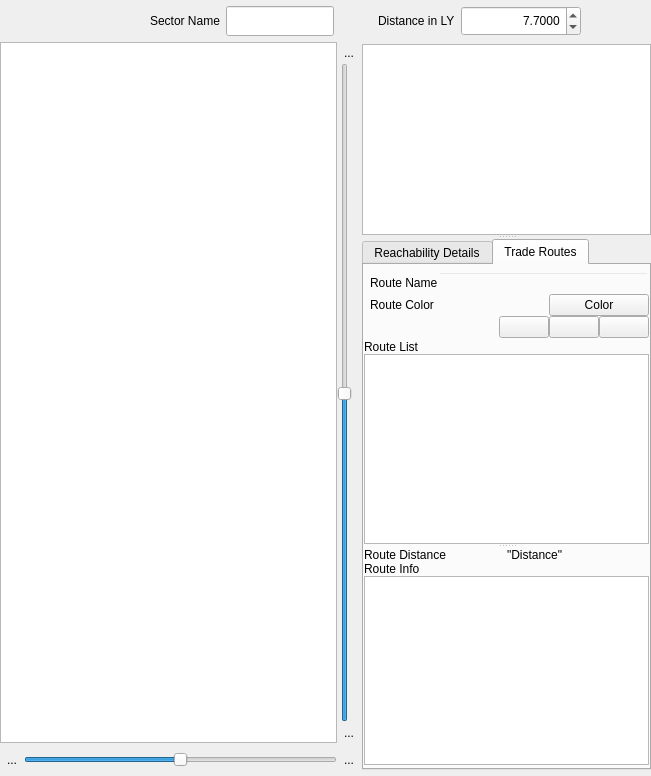
  <widget class="QWidget" name="centralwidget">
   <layout class="QVBoxLayout" name="verticalLayout_8">
    <property name="leftMargin">
     <number>0</number>
    </property>
    <property name="topMargin">
     <number>6</number>
    </property>
    <property name="rightMargin">
     <number>0</number>
    </property>
    <property name="bottomMargin">
     <number>6</number>
    </property>
    <item>
     <layout class="QHBoxLayout" name="horizontalLayout_9">
      <property name="rightMargin">
       <number>12</number>
      </property>
      <item>
       <layout class="QHBoxLayout" name="horizontalLayout_4">
        <property name="spacing">
         <number>0</number>
        </property>
        <property name="leftMargin">
         <number>12</number>
        </property>
        <property name="rightMargin">
         <number>12</number>
        </property>
        <item>
         <widget class="QPushButton" name="btn_Star_Sector_View">
          <property name="text">
           <string/>
          </property>
          <property name="icon">
           <iconset resource="Resources.qrc">
            <normaloff>:/Icons/pics/newicons/mappa_tot_64.png</normaloff>:/Icons/pics/newicons/mappa_tot_64.png</iconset>
          </property>
          <property name="iconSize">
           <size>
            <width>24</width>
            <height>24</height>
           </size>
          </property>
          <property name="flat">
           <bool>true</bool>
          </property>
         </widget>
        </item>
        <item>
         <widget class="QPushButton" name="btn_Solar_System_View">
          <property name="text">
           <string/>
          </property>
          <property name="icon">
           <iconset>
            <normalon>:/Icons/pics/newicons/64.png</normalon>
           </iconset>
          </property>
          <property name="iconSize">
           <size>
            <width>24</width>
            <height>24</height>
           </size>
          </property>
          <property name="flat">
           <bool>true</bool>
          </property>
         </widget>
        </item>
        <item>
         <widget class="QPushButton" name="btn_Diaspora_Cluster_View">
          <property name="text">
           <string/>
          </property>
          <property name="icon">
           <iconset>
            <normalon>:/Icons/pics/newicons/diaspora64.png</normalon>
           </iconset>
          </property>
          <property name="iconSize">
           <size>
            <width>24</width>
            <height>24</height>
           </size>
          </property>
          <property name="flat">
           <bool>true</bool>
          </property>
         </widget>
        </item>
       </layout>
      </item>
      <item>
       <layout class="QHBoxLayout" name="layoutInfoSector">
        <property name="rightMargin">
         <number>12</number>
        </property>
        <item>
         <widget class="QLabel" name="lblSectorName">
          <property name="text">
           <string>Sector Name</string>
          </property>
          <property name="margin">
           <number>0</number>
          </property>
         </widget>
        </item>
        <item>
         <widget class="QLineEdit" name="txtSectorName">
          <property name="minimumSize">
           <size>
            <width>0</width>
            <height>30</height>
           </size>
          </property>
          <property name="maximumSize">
           <size>
            <width>300</width>
            <height>16777215</height>
           </size>
          </property>
         </widget>
        </item>
        <item>
         <spacer name="horizontalSpacer">
          <property name="orientation">
           <enum>Qt::Horizontal</enum>
          </property>
          <property name="sizeHint" stdset="0">
           <size>
            <width>38</width>
            <height>27</height>
           </size>
          </property>
         </spacer>
        </item>
        <item>
         <widget class="QLabel" name="lblSpinDistance">
          <property name="enabled">
           <bool>true</bool>
          </property>
          <property name="styleSheet">
           <string notr="true">background-color: transparent;</string>
          </property>
          <property name="text">
           <string>Distance in LY</string>
          </property>
          <property name="alignment">
           <set>Qt::AlignLeading|Qt::AlignLeft|Qt::AlignVCenter</set>
          </property>
          <property name="indent">
           <number>0</number>
          </property>
         </widget>
        </item>
        <item>
         <widget class="QDoubleSpinBox" name="spinDistance">
          <property name="minimumSize">
           <size>
            <width>120</width>
            <height>30</height>
           </size>
          </property>
          <property name="toolTip">
           <string>Set jump distance.
Double click on a star below to recalculate a new jumpweb centered on the selected star using the distance as the maximum jump limit</string>
          </property>
          <property name="styleSheet">
           <string notr="true"/>
          </property>
          <property name="frame">
           <bool>true</bool>
          </property>
          <property name="alignment">
           <set>Qt::AlignRight|Qt::AlignTrailing|Qt::AlignVCenter</set>
          </property>
          <property name="decimals">
           <number>4</number>
          </property>
          <property name="minimum">
           <double>0.005000000000000</double>
          </property>
          <property name="maximum">
           <double>20.000000000000000</double>
          </property>
          <property name="singleStep">
           <double>0.250000000000000</double>
          </property>
          <property name="value">
           <double>7.700000000000000</double>
          </property>
         </widget>
        </item>
       </layout>
      </item>
      <item>
       <widget class="QPushButton" name="btnContextualMenu">
        <property name="text">
         <string/>
        </property>
        <property name="icon">
         <iconset resource="Resources.qrc">
          <normaloff>:/Elementary/pics/Elementary/document-properties.svg</normaloff>:/Elementary/pics/Elementary/document-properties.svg</iconset>
        </property>
        <property name="iconSize">
         <size>
          <width>24</width>
          <height>24</height>
         </size>
        </property>
        <property name="flat">
         <bool>true</bool>
        </property>
       </widget>
      </item>
     </layout>
    </item>
    <item>
     <widget class="QSplitter" name="splitter_3">
      <property name="orientation">
       <enum>Qt::Horizontal</enum>
      </property>
      <property name="handleWidth">
       <number>1</number>
      </property>
      <widget class="QStackedWidget" name="stackedWidget">
       <property name="currentIndex">
        <number>0</number>
       </property>
       <widget class="QWidget" name="page">
        <layout class="QVBoxLayout" name="verticalLayout">
         <property name="leftMargin">
          <number>0</number>
         </property>
         <property name="topMargin">
          <number>0</number>
         </property>
         <property name="rightMargin">
          <number>0</number>
         </property>
         <property name="bottomMargin">
          <number>0</number>
         </property>
         <item>
          <layout class="QVBoxLayout" name="verticalLayout_5">
           <property name="spacing">
            <number>6</number>
           </property>
           <item>
            <layout class="QHBoxLayout" name="horizontalLayout_6" stretch="">
             <property name="spacing">
              <number>6</number>
             </property>
            </layout>
           </item>
           <item>
            <layout class="QHBoxLayout" name="horizontalLayout_3">
             <property name="spacing">
              <number>0</number>
             </property>
             <item>
              <widget class="QGraphicsView" name="graphicsView">
               <property name="minimumSize">
                <size>
                 <width>300</width>
                 <height>0</height>
                </size>
               </property>
               <property name="toolTip">
                <string>Star map</string>
               </property>
               <property name="styleSheet">
                <string notr="true"/>
               </property>
               <property name="backgroundBrush">
                <brush brushstyle="SolidPattern">
                 <color alpha="255">
                  <red>211</red>
                  <green>234</green>
                  <blue>231</blue>
                 </color>
                </brush>
               </property>
              </widget>
             </item>
             <item>
              <layout class="QVBoxLayout" name="verticalLayout_4">
               <property name="spacing">
                <number>0</number>
               </property>
               <item>
                <widget class="QToolButton" name="btnZoomUp">
                 <property name="toolTip">
                  <string>Zoom in</string>
                 </property>
                 <property name="text">
                  <string>...</string>
                 </property>
                 <property name="icon">
                  <iconset resource="Resources.qrc">
                   <normaloff>:/new/Bitmaps/pics/zoomin.png</normaloff>:/new/Bitmaps/pics/zoomin.png</iconset>
                 </property>
                 <property name="autoRaise">
                  <bool>true</bool>
                 </property>
                </widget>
               </item>
               <item>
                <widget class="QSlider" name="sliderZoom">
                 <property name="toolTip">
                  <string>Zoom slider</string>
                 </property>
                 <property name="minimum">
                  <number>1</number>
                 </property>
                 <property name="maximum">
                  <number>500</number>
                 </property>
                 <property name="value">
                  <number>250</number>
                 </property>
                 <property name="orientation">
                  <enum>Qt::Vertical</enum>
                 </property>
                </widget>
               </item>
               <item>
                <widget class="QToolButton" name="btnZoomDown">
                 <property name="toolTip">
                  <string>Zoom out</string>
                 </property>
                 <property name="text">
                  <string>...</string>
                 </property>
                 <property name="icon">
                  <iconset resource="Resources.qrc">
                   <normaloff>:/new/Bitmaps/pics/zoomout.png</normaloff>:/new/Bitmaps/pics/zoomout.png</iconset>
                 </property>
                 <property name="autoRaise">
                  <bool>true</bool>
                 </property>
                </widget>
               </item>
              </layout>
             </item>
            </layout>
           </item>
           <item>
            <layout class="QHBoxLayout" name="horizontalLayout_2">
             <property name="spacing">
              <number>0</number>
             </property>
             <item>
              <widget class="QToolButton" name="btnRotateLeft">
               <property name="toolTip">
                <string>Rotate left</string>
               </property>
               <property name="text">
                <string>...</string>
               </property>
               <property name="icon">
                <iconset resource="Resources.qrc">
                 <normaloff>:/new/Bitmaps/pics/rotateleft.png</normaloff>:/new/Bitmaps/pics/rotateleft.png</iconset>
               </property>
               <property name="autoRaise">
                <bool>true</bool>
               </property>
              </widget>
             </item>
             <item>
              <widget class="QSlider" name="sliderRotate">
               <property name="toolTip">
                <string>Rotate map using this slider</string>
               </property>
               <property name="minimum">
                <number>-360</number>
               </property>
               <property name="maximum">
                <number>360</number>
               </property>
               <property name="orientation">
                <enum>Qt::Horizontal</enum>
               </property>
              </widget>
             </item>
             <item>
              <widget class="QToolButton" name="btnRotateRight">
               <property name="toolTip">
                <string>Rotate right</string>
               </property>
               <property name="text">
                <string>...</string>
               </property>
               <property name="icon">
                <iconset resource="Resources.qrc">
                 <normaloff>:/new/Bitmaps/pics/rotateright.png</normaloff>:/new/Bitmaps/pics/rotateright.png</iconset>
               </property>
               <property name="autoRaise">
                <bool>true</bool>
               </property>
              </widget>
             </item>
            </layout>
           </item>
          </layout>
         </item>
        </layout>
       </widget>
       <widget class="QWidget" name="page_2">
        <layout class="QVBoxLayout" name="verticalLayout_7" stretch="1">
         <property name="leftMargin">
          <number>1</number>
         </property>
         <property name="topMargin">
          <number>1</number>
         </property>
         <property name="rightMargin">
          <number>1</number>
         </property>
         <property name="bottomMargin">
          <number>0</number>
         </property>
         <item>
          <widget class="SolarSystemViewWidget" name="solsysView" native="true"/>
         </item>
        </layout>
       </widget>
       <widget class="QWidget" name="page_3">
        <layout class="QHBoxLayout" name="horizontalLayout_8">
         <property name="leftMargin">
          <number>0</number>
         </property>
         <property name="topMargin">
          <number>0</number>
         </property>
         <property name="rightMargin">
          <number>0</number>
         </property>
         <property name="bottomMargin">
          <number>0</number>
         </property>
         <item>
          <widget class="DiasporaClusterDialog" name="clusterCreator" native="true">
           <property name="styleSheet">
            <string notr="true">background-color: transparent;</string>
           </property>
          </widget>
         </item>
        </layout>
       </widget>
      </widget>
      <widget class="QSplitter" name="splitterStarInfo">
       <property name="sizePolicy">
        <sizepolicy hsizetype="Expanding" vsizetype="Expanding">
         <horstretch>0</horstretch>
         <verstretch>0</verstretch>
        </sizepolicy>
       </property>
       <property name="maximumSize">
        <size>
         <width>600</width>
         <height>16777215</height>
        </size>
       </property>
       <property name="orientation">
        <enum>Qt::Vertical</enum>
       </property>
       <widget class="QWidget" name="layoutWidget">
        <layout class="QVBoxLayout" name="verticalLayout_3">
         <property name="spacing">
          <number>6</number>
         </property>
         <item>
          <layout class="QHBoxLayout" name="horizontalLayout">
           <property name="spacing">
            <number>6</number>
           </property>
           <property name="leftMargin">
            <number>0</number>
           </property>
           <property name="topMargin">
            <number>2</number>
           </property>
           <property name="rightMargin">
            <number>2</number>
           </property>
           <property name="bottomMargin">
            <number>0</number>
           </property>
          </layout>
         </item>
         <item>
          <widget class="QListWidget" name="listWidget">
           <property name="minimumSize">
            <size>
             <width>200</width>
             <height>0</height>
            </size>
           </property>
           <property name="focusPolicy">
            <enum>Qt::WheelFocus</enum>
           </property>
           <property name="toolTip">
            <string>Stars of the current sector</string>
           </property>
           <property name="styleSheet">
            <string notr="true"/>
           </property>
           <property name="frameShape">
            <enum>QFrame::StyledPanel</enum>
           </property>
           <property name="frameShadow">
            <enum>QFrame::Sunken</enum>
           </property>
           <property name="alternatingRowColors">
            <bool>true</bool>
           </property>
          </widget>
         </item>
        </layout>
       </widget>
       <widget class="QTabWidget" name="tabInspectorWidget">
        <property name="minimumSize">
         <size>
          <width>200</width>
          <height>0</height>
         </size>
        </property>
        <property name="maximumSize">
         <size>
          <width>600</width>
          <height>16777215</height>
         </size>
        </property>
        <property name="autoFillBackground">
         <bool>true</bool>
        </property>
        <property name="tabShape">
         <enum>QTabWidget::Rounded</enum>
        </property>
        <property name="currentIndex">
         <number>1</number>
        </property>
        <widget class="QWidget" name="tabStarList">
         <attribute name="title">
          <string>Reachability Details</string>
         </attribute>
         <layout class="QVBoxLayout" name="verticalLayout_6">
          <property name="leftMargin">
           <number>0</number>
          </property>
          <property name="topMargin">
           <number>3</number>
          </property>
          <property name="rightMargin">
           <number>0</number>
          </property>
          <property name="bottomMargin">
           <number>3</number>
          </property>
          <item>
           <layout class="QVBoxLayout" name="verticalLayout_2">
            <property name="spacing">
             <number>0</number>
            </property>
            <item>
             <widget class="QLabel" name="lblRouteTo">
              <property name="text">
               <string>TextLabel</string>
              </property>
             </widget>
            </item>
            <item>
             <widget class="QTableWidget" name="routeTable">
              <property name="toolTip">
               <string>Jumps to reach selected star</string>
              </property>
              <property name="styleSheet">
               <string notr="true"/>
              </property>
              <property name="alternatingRowColors">
               <bool>true</bool>
              </property>
             </widget>
            </item>
           </layout>
          </item>
         </layout>
        </widget>
        <widget class="QWidget" name="tab_3">
         <attribute name="title">
          <string>Trade Routes</string>
         </attribute>
         <layout class="QVBoxLayout" name="verticalLayout_19">
          <property name="spacing">
           <number>0</number>
          </property>
          <property name="leftMargin">
           <number>0</number>
          </property>
          <property name="topMargin">
           <number>3</number>
          </property>
          <property name="rightMargin">
           <number>0</number>
          </property>
          <property name="bottomMargin">
           <number>3</number>
          </property>
          <item>
           <layout class="QGridLayout" name="gridLayout">
            <property name="leftMargin">
             <number>6</number>
            </property>
            <property name="topMargin">
             <number>4</number>
            </property>
            <property name="bottomMargin">
             <number>0</number>
            </property>
            <property name="spacing">
             <number>0</number>
            </property>
            <item row="0" column="0">
             <widget class="QLabel" name="label">
              <property name="styleSheet">
               <string notr="true">background-color: transparent;</string>
              </property>
              <property name="text">
               <string>Route Name</string>
              </property>
             </widget>
            </item>
            <item row="1" column="0">
             <widget class="QLabel" name="label_3">
              <property name="styleSheet">
               <string notr="true">background-color: transparent;</string>
              </property>
              <property name="text">
               <string>Route Color</string>
              </property>
             </widget>
            </item>
            <item row="1" column="2">
             <widget class="QtColorPicker" name="colorPicker">
              <property name="minimumSize">
               <size>
                <width>100</width>
                <height>0</height>
               </size>
              </property>
              <property name="toolTip">
               <string>Click here to choose the trade route color</string>
              </property>
              <property name="styleSheet">
               <string notr="true"/>
              </property>
              <property name="text">
               <string>Color</string>
              </property>
             </widget>
            </item>
            <item row="1" column="1">
             <spacer name="horizontalSpacer_3">
              <property name="orientation">
               <enum>Qt::Horizontal</enum>
              </property>
              <property name="sizeHint" stdset="0">
               <size>
                <width>40</width>
                <height>20</height>
               </size>
              </property>
             </spacer>
            </item>
            <item row="0" column="1" colspan="2">
             <widget class="QLineEdit" name="txtRouteName">
              <property name="styleSheet">
               <string notr="true">background-color: transparent;</string>
              </property>
             </widget>
            </item>
           </layout>
          </item>
          <item>
           <layout class="QHBoxLayout" name="horizontalLayout_5">
            <property name="spacing">
             <number>0</number>
            </property>
            <property name="topMargin">
             <number>0</number>
            </property>
            <property name="bottomMargin">
             <number>2</number>
            </property>
            <item>
             <spacer name="horizontalSpacer_2">
              <property name="orientation">
               <enum>Qt::Horizontal</enum>
              </property>
              <property name="sizeHint" stdset="0">
               <size>
                <width>40</width>
                <height>20</height>
               </size>
              </property>
             </spacer>
            </item>
            <item>
             <widget class="QPushButton" name="btnConfirmRoute">
              <property name="minimumSize">
               <size>
                <width>50</width>
                <height>0</height>
               </size>
              </property>
              <property name="toolTip">
               <string>Confirm operation</string>
              </property>
              <property name="styleSheet">
               <string notr="true"/>
              </property>
              <property name="text">
               <string/>
              </property>
              <property name="icon">
               <iconset resource="Resources.qrc">
                <normaloff>:/new/Bitmaps/pics/gtk-add.png</normaloff>:/new/Bitmaps/pics/gtk-add.png</iconset>
              </property>
             </widget>
            </item>
            <item>
             <widget class="QPushButton" name="btnDeleteRoute">
              <property name="minimumSize">
               <size>
                <width>50</width>
                <height>0</height>
               </size>
              </property>
              <property name="toolTip">
               <string>Delete selected trade route</string>
              </property>
              <property name="styleSheet">
               <string notr="true"/>
              </property>
              <property name="text">
               <string/>
              </property>
              <property name="icon">
               <iconset resource="Resources.qrc">
                <normaloff>:/new/Bitmaps/pics/list-remove.png</normaloff>:/new/Bitmaps/pics/list-remove.png</iconset>
              </property>
             </widget>
            </item>
            <item>
             <widget class="QPushButton" name="btnDeleteAllRoutes">
              <property name="minimumSize">
               <size>
                <width>50</width>
                <height>0</height>
               </size>
              </property>
              <property name="toolTip">
               <string>Delete all Trade Routes</string>
              </property>
              <property name="styleSheet">
               <string notr="true"/>
              </property>
              <property name="text">
               <string/>
              </property>
              <property name="icon">
               <iconset resource="Resources.qrc">
                <normaloff>:/new/Bitmaps/pics/delete_all.png</normaloff>:/new/Bitmaps/pics/delete_all.png</iconset>
              </property>
             </widget>
            </item>
           </layout>
          </item>
          <item>
           <widget class="QSplitter" name="splitter_2">
            <property name="orientation">
             <enum>Qt::Vertical</enum>
            </property>
            <widget class="QWidget" name="layoutWidget">
             <layout class="QVBoxLayout" name="verticalLayout_9">
              <property name="spacing">
               <number>0</number>
              </property>
              <item>
               <widget class="QLabel" name="label_4">
                <property name="text">
                 <string>Route List</string>
                </property>
                <property name="margin">
                 <number>6</number>
                </property>
               </widget>
              </item>
              <item>
               <widget class="QListWidget" name="gridTradeRoutes">
                <property name="minimumSize">
                 <size>
                  <width>200</width>
                  <height>0</height>
                 </size>
                </property>
                <property name="toolTip">
                 <string>Trade route list</string>
                </property>
                <property name="styleSheet">
                 <string notr="true"/>
                </property>
                <property name="alternatingRowColors">
                 <bool>true</bool>
                </property>
               </widget>
              </item>
             </layout>
            </widget>
            <widget class="QWidget" name="layoutWidget">
             <layout class="QVBoxLayout" name="verticalLayout_11">
              <property name="spacing">
               <number>0</number>
              </property>
              <item>
               <layout class="QGridLayout" name="gridLayout_2">
                <property name="spacing">
                 <number>0</number>
                </property>
                <item row="0" column="0">
                 <widget class="QLabel" name="label_5">
                  <property name="text">
                   <string>Route Distance</string>
                  </property>
                 </widget>
                </item>
                <item row="0" column="1">
                 <widget class="QLabel" name="lblRouteDistance">
                  <property name="text">
                   <string>&quot;Distance&quot;</string>
                  </property>
                 </widget>
                </item>
               </layout>
              </item>
              <item>
               <layout class="QVBoxLayout" name="verticalLayout_10">
                <property name="spacing">
                 <number>0</number>
                </property>
                <item>
                 <widget class="QLabel" name="label_6">
                  <property name="text">
                   <string>Route Info</string>
                  </property>
                 </widget>
                </item>
                <item>
                 <widget class="QTextEdit" name="webTradeRouteView">
                  <property name="styleSheet">
                   <string notr="true"/>
                  </property>
                 </widget>
                </item>
               </layout>
              </item>
             </layout>
            </widget>
           </widget>
          </item>
         </layout>
        </widget>
       </widget>
      </widget>
     </widget>
    </item>
   </layout>
  </widget>
